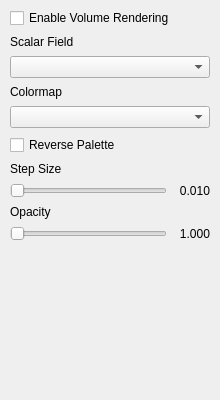
<?xml version="1.0" encoding="UTF-8"?>
<ui version="4.0">
 <class>VolumePage</class>
 <widget class="QWidget" name="VolumePage">
  <property name="geometry">
   <rect>
    <x>0</x>
    <y>0</y>
    <width>220</width>
    <height>400</height>
   </rect>
  </property>
  <layout class="QVBoxLayout" name="verticalLayout">
   <property name="spacing">
    <number>7</number>
   </property>
   <property name="leftMargin">
    <number>10</number>
   </property>
   <property name="topMargin">
    <number>8</number>
   </property>
   <property name="rightMargin">
    <number>10</number>
   </property>
   <property name="bottomMargin">
    <number>8</number>
   </property>
   <item>
    <widget class="QCheckBox" name="showVolumeCb">
     <property name="text">
      <string>Enable Volume Rendering</string>
     </property>
    </widget>
   </item>
   <item>
    <widget class="QWidget" name="optionsGroup" native="true">
     <layout class="QVBoxLayout" name="optionsLayout">
      <property name="spacing">
       <number>7</number>
      </property>
      <property name="leftMargin">
       <number>0</number>
      </property>
      <property name="topMargin">
       <number>0</number>
      </property>
      <property name="rightMargin">
       <number>0</number>
      </property>
      <property name="bottomMargin">
       <number>0</number>
      </property>
      <item>
       <widget class="QLabel" name="volumeFieldHeader"><property name="text">
         <string>Scalar Field</string>
        </property>
       </widget>
      </item>
      <item>
       <widget class="QComboBox" name="volumeFieldCombo"/>
      </item>
      <item>
       <widget class="QLabel" name="volumePaletteHeader"><property name="text">
         <string>Colormap</string>
        </property>
       </widget>
      </item>
      <item>
       <widget class="QComboBox" name="volumePaletteCombo"/>
      </item>
      <item>
       <widget class="QCheckBox" name="volumeReverseCb">
        <property name="text">
         <string>Reverse Palette</string>
        </property>
       </widget>
      </item>
      <item>
       <widget class="QLabel" name="stepHeader"><property name="text">
         <string>Step Size</string>
        </property>
       </widget>
      </item>
      <item>
       <layout class="QHBoxLayout" name="stepRow">
        <item>
         <widget class="QSlider" name="stepSlider">
          <property name="orientation">
           <enum>Qt::Orientation::Horizontal</enum>
          </property>
         </widget>
        </item>
        <item>
         <widget class="QLabel" name="stepValue">
          <property name="minimumSize">
           <size>
            <width>36</width>
            <height>0</height>
           </size>
          </property>
          <property name="maximumSize">
           <size>
            <width>36</width>
            <height>16777215</height>
           </size>
          </property><property name="text">
           <string>0.010</string>
          </property>
          <property name="alignment">
           <set>Qt::AlignmentFlag::AlignRight|Qt::AlignmentFlag::AlignTrailing|Qt::AlignmentFlag::AlignVCenter</set>
          </property>
         </widget>
        </item>
       </layout>
      </item>
      <item>
       <widget class="QLabel" name="opacityHeader"><property name="text">
         <string>Opacity</string>
        </property>
       </widget>
      </item>
      <item>
       <layout class="QHBoxLayout" name="opacityRow">
        <item>
         <widget class="QSlider" name="opacitySlider">
          <property name="orientation">
           <enum>Qt::Orientation::Horizontal</enum>
          </property>
         </widget>
        </item>
        <item>
         <widget class="QLabel" name="opacityValue">
          <property name="minimumSize">
           <size>
            <width>36</width>
            <height>0</height>
           </size>
          </property>
          <property name="maximumSize">
           <size>
            <width>36</width>
            <height>16777215</height>
           </size>
          </property><property name="text">
           <string>1.000</string>
          </property>
          <property name="alignment">
           <set>Qt::AlignmentFlag::AlignRight|Qt::AlignmentFlag::AlignTrailing|Qt::AlignmentFlag::AlignVCenter</set>
          </property>
         </widget>
        </item>
       </layout>
      </item>
     </layout>
    </widget>
   </item>
   <item>
    <spacer name="volumeBottomSpacer">
     <property name="orientation">
      <enum>Qt::Orientation::Vertical</enum>
     </property>
     <property name="sizeHint" stdset="0">
      <size>
       <width>20</width>
       <height>20</height>
      </size>
     </property>
    </spacer>
   </item>
  </layout>
 </widget>
 <resources/>
 <connections/>
</ui>
